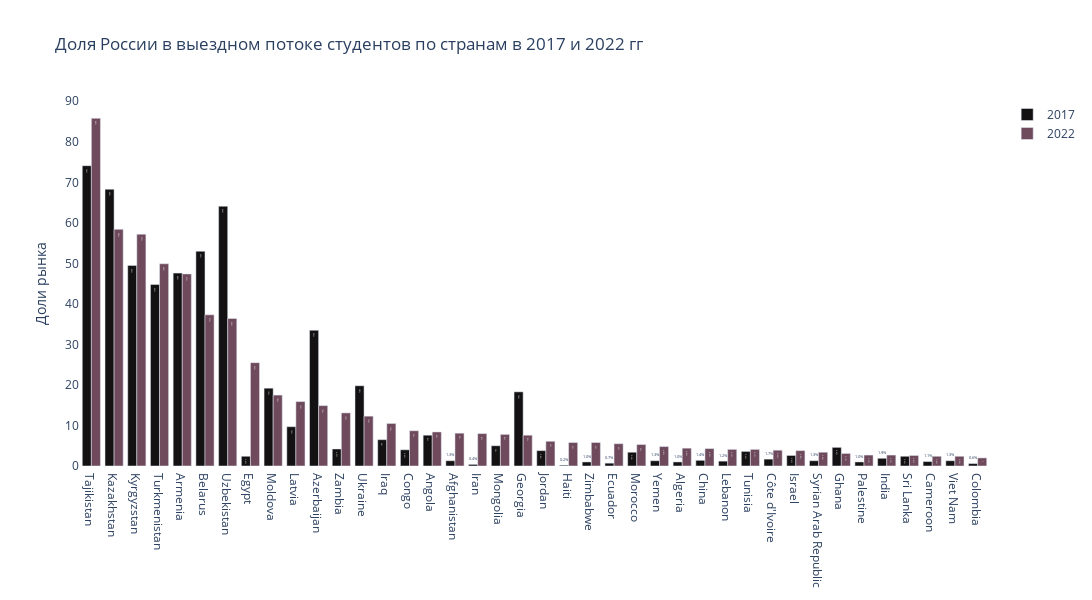

Notebook cell for this chart:
### Code cell
#вариант 1 - график изменения доли рынка России в выездном потоке стран-доноров
fig = go.Figure()
trace1 = go.Bar(
    x=[country.replace(' Out', '') for country in results_df['Country']],
    y=results_df['Share_to_Russia_%_2017'],
    name='2017',
    text=[f"{round(value, 1)}%" if value < 5 else f"{round(value)}%" for value in results_df['Share_to_Russia_%_2017']],  # Value labels in thousands
    textposition='auto',
    textfont=dict(size=12),
    marker_color='rgba(19, 17, 18, 1)'
    )
trace2 = go.Bar(
    x=[country.replace(' Out', '') for country in results_df['Country']],
    y=results_df['Share_to_Russia_%_2022'],
    name='2022',
    text=[f"{round(value, 1)}%" if value < 5 else f"{round(value)}%" for value in results_df['Share_to_Russia_%_2022']],  # Value labels in thousands
    textposition='auto',
    textfont=dict(size=16),
    marker_color="rgba(110, 74, 92, 1)"
    )
    
fig.add_trace(trace1)
fig.add_trace(trace2)    
fig.update_layout(
    title='Доля России в выездном потоке студентов по странам в 2017 и 2022 гг',
    yaxis_title='Число студентов',
    barmode='group',  # Group bars together
    height=600,
    width=1600,
    yaxis=dict(title='Доли рынка', showgrid=True),  # First subplot y-axis
    plot_bgcolor='white'
)

pio.write_image(fig, "Доля России в выездном потоке студентов по странам в 2017 и 2022 гг.png")
fig.show()

### Figure 1 — Plotly figure (JSON) as saved in the notebook; plotly's stock layout.template omitted (floating-point values rounded to 4 significant figures)
{"data": [{"marker": {"color": "rgba(19, 17, 18, 1)"}, "name": "2017", "text": ["74%", "68%", "50%", "45%", "48%", "53%", "64%", "2.4%", "19%", "10%", "34%", "4.2%", "20%", "6%", "4.0%", "8%", "1.3%", "0.4%", "5%", "18%", "3.8%", "0.2%", "1.0%", "0.7%", "3.4%", "1.3%", "1.0%", "1.4%", "1.2%", "3.6%", "1.7%", "2.6%", "1.3%", "4.6%", "1.0%", "1.9%", "2.4%", "1.1%", "1.3%", "0.6%"], "textfont": {"size": 12}, "textposition": "auto", "type": "bar", "x": ["Tajikistan", "Kazakhstan", "Kyrgyzstan", "Turkmenistan", "Armenia", "Belarus", "Uzbekistan", "Egypt", "Moldova", "Latvia", "Azerbaijan", "Zambia", "Ukraine", "Iraq", "Congo", "Angola", "Afghanistan", "Iran", "Mongolia", "Georgia", "Jordan", "Haiti", "Zimbabwe", "Ecuador", "Morocco", "Yemen", "Algeria", "China", "Lebanon", "Tunisia", "Côte d'Ivoire", "Israel", "Syrian Arab Republic", "Ghana", "Palestine", "India", "Sri Lanka", "Cameroon", "Viet Nam", "Colombia"], "y": [74.1, 68.3, 49.5, 44.8, 47.6, 53, 64.1, 2.4, 19.2, 9.7, 33.5, 4.2, 19.8, 6.5, 4, 7.6, 1.3, 0.4, 5, 18.3, 3.8, 0.2, 1, 0.7, 3.4, 1.3, 1, 1.4, 1.2, 3.6, 1.7, 2.6, 1.3, 4.6, 1, 1.9, 2.4, 1.1, 1.3, 0.6]}, {"marker": {"color": "rgba(110, 74, 92, 1)"}, "name": "2022", "text": ["86%", "58%", "57%", "50%", "47%", "37%", "36%", "26%", "18%", "16%", "15%", "13%", "12%", "10%", "9%", "8%", "8%", "8%", "8%", "8%", "6%", "6%", "6%", "6%", "5%", "4.8%", "4.4%", "4.3%", "4.1%", "4.1%", "3.9%", "3.8%", "3.4%", "3.1%", "2.7%", "2.7%", "2.6%", "2.4%", "2.4%", "2.0%"], "textfont": {"size": 16}, "textposition": "auto", "type": "bar", "x": ["Tajikistan", "Kazakhstan", "Kyrgyzstan", "Turkmenistan", "Armenia", "Belarus", "Uzbekistan", "Egypt", "Moldova", "Latvia", "Azerbaijan", "Zambia", "Ukraine", "Iraq", "Congo", "Angola", "Afghanistan", "Iran", "Mongolia", "Georgia", "Jordan", "Haiti", "Zimbabwe", "Ecuador", "Morocco", "Yemen", "Algeria", "China", "Lebanon", "Tunisia", "Côte d'Ivoire", "Israel", "Syrian Arab Republic", "Ghana", "Palestine", "India", "Sri Lanka", "Cameroon", "Viet Nam", "Colombia"], "y": [85.8, 58.4, 57.2, 49.9, 47.4, 37.3, 36.4, 25.5, 17.5, 15.9, 14.9, 13.1, 12.3, 10.5, 8.7, 8.4, 8.1, 8, 7.8, 7.6, 6.1, 5.8, 5.8, 5.5, 5.3, 4.8, 4.4, 4.3, 4.1, 4.1, 3.9, 3.8, 3.4, 3.1, 2.7, 2.7, 2.6, 2.4, 2.4, 2]}], "layout": {"barmode": "group", "height": 600, "plot_bgcolor": "white", "title": {"text": "Доля России в выездном потоке студентов по странам в 2017 и 2022 гг"}, "width": 1600, "yaxis": {"showgrid": true, "title": {"text": "Доли рынка"}}}}
